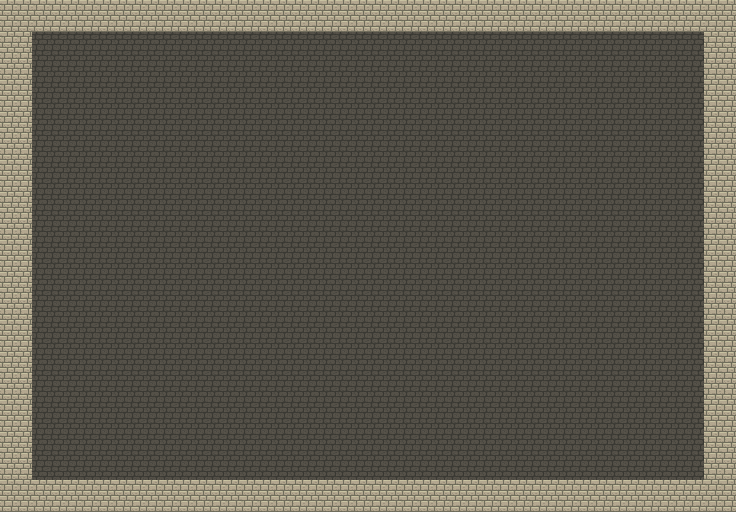

This game map was drawn from its Tiled (.tmx) file and the tilesets committed beside it. A one-line description and the full map source follow:
An orthogonal 46x32 tile map with 16x16 px tiles, 2 tile layers (floor, walls).

<map version="1.0" tiledversion="1.1.4" orientation="orthogonal" renderorder="right-down" width="46" height="32" tilewidth="16" tileheight="16" infinite="0" nextobjectid="1">
 <tileset firstgid="1" name="tiles1" tilewidth="16" tileheight="16" tilecount="64" columns="16">
  <image source="../sprites/tiles1.png" width="256" height="64" />
  <tile id="4">
   <objectgroup draworder="index" />
  </tile>
 </tileset>
 <layer name="floor" width="46" height="32">
  <data encoding="csv">
0,0,0,0,0,0,0,0,0,0,0,0,0,0,0,0,0,0,0,0,0,0,0,0,0,0,0,0,0,0,0,0,0,0,0,0,0,0,0,0,0,0,0,0,0,0,
0,0,0,0,0,0,0,0,0,0,0,0,0,0,0,0,0,0,0,0,0,0,0,0,0,0,0,0,0,0,0,0,0,0,0,0,0,0,0,0,0,0,0,0,0,0,
0,0,2,2,2,2,2,2,2,2,2,2,2,2,2,2,2,2,2,2,2,2,2,2,2,2,2,2,2,2,2,2,2,2,2,2,2,2,2,2,2,2,2,2,0,0,
0,0,2,2,2,2,2,2,2,2,2,2,2,2,2,2,2,2,2,2,2,2,2,2,2,2,2,2,2,2,2,2,2,2,2,2,2,2,2,2,2,2,2,2,0,0,
0,0,2,2,2,2,2,2,2,2,2,2,2,2,2,2,2,2,2,2,2,2,2,2,2,2,2,2,2,2,2,2,2,2,2,2,2,2,2,2,2,2,2,2,0,0,
0,0,2,2,2,2,2,2,2,2,2,2,2,2,2,2,2,2,2,2,2,2,2,2,2,2,2,2,2,2,2,2,2,2,2,2,2,2,2,2,2,2,2,2,0,0,
0,0,2,2,2,2,2,2,2,2,2,2,2,2,2,2,2,2,2,2,2,2,2,2,2,2,2,2,2,2,2,2,2,2,2,2,2,2,2,2,2,2,2,2,0,0,
0,0,2,2,2,2,2,2,2,2,2,2,2,2,2,2,2,2,2,2,2,2,2,2,2,2,2,2,2,2,2,2,2,2,2,2,2,2,2,2,2,2,2,2,0,0,
0,0,2,2,2,2,2,2,2,2,2,2,2,2,2,2,2,2,2,2,2,2,2,2,2,2,2,2,2,2,2,2,2,2,2,2,2,2,2,2,2,2,2,2,0,0,
0,0,2,2,2,2,2,2,2,2,2,2,2,2,2,2,2,2,2,2,2,2,2,2,2,2,2,2,2,2,2,2,2,2,2,2,2,2,2,2,2,2,2,2,0,0,
0,0,2,2,2,2,2,2,2,2,2,2,2,2,2,2,2,2,2,2,2,2,2,2,2,2,2,2,2,2,2,2,2,2,2,2,2,2,2,2,2,2,2,2,0,0,
0,0,2,2,2,2,2,2,2,2,2,2,2,2,2,2,2,2,2,2,2,2,2,2,2,2,2,2,2,2,2,2,2,2,2,2,2,2,2,2,2,2,2,2,0,0,
0,0,2,2,2,2,2,2,2,2,2,2,2,2,2,2,2,2,2,2,2,2,2,2,2,2,2,2,2,2,2,2,2,2,2,2,2,2,2,2,2,2,2,2,0,0,
0,0,2,2,2,2,2,2,2,2,2,2,2,2,2,2,2,2,2,2,2,2,2,2,2,2,2,2,2,2,2,2,2,2,2,2,2,2,2,2,2,2,2,2,0,0,
0,0,2,2,2,2,2,2,2,2,2,2,2,2,2,2,2,2,2,2,2,2,2,2,2,2,2,2,2,2,2,2,2,2,2,2,2,2,2,2,2,2,2,2,0,0,
0,0,2,2,2,2,2,2,2,2,2,2,2,2,2,2,2,2,2,2,2,2,2,2,2,2,2,2,2,2,2,2,2,2,2,2,2,2,2,2,2,2,2,2,0,0,
0,0,2,2,2,2,2,2,2,2,2,2,2,2,2,2,2,2,2,2,2,2,2,2,2,2,2,2,2,2,2,2,2,2,2,2,2,2,2,2,2,2,2,2,0,0,
0,0,2,2,2,2,2,2,2,2,2,2,2,2,2,2,2,2,2,2,2,2,2,2,2,2,2,2,2,2,2,2,2,2,2,2,2,2,2,2,2,2,2,2,0,0,
0,0,2,2,2,2,2,2,2,2,2,2,2,2,2,2,2,2,2,2,2,2,2,2,2,2,2,2,2,2,2,2,2,2,2,2,2,2,2,2,2,2,2,2,0,0,
0,0,2,2,2,2,2,2,2,2,2,2,2,2,2,2,2,2,2,2,2,2,2,2,2,2,2,2,2,2,2,2,2,2,2,2,2,2,2,2,2,2,2,2,0,0,
0,0,2,2,2,2,2,2,2,2,2,2,2,2,2,2,2,2,2,2,2,2,2,2,2,2,2,2,2,2,2,2,2,2,2,2,2,2,2,2,2,2,2,2,0,0,
0,0,2,2,2,2,2,2,2,2,2,2,2,2,2,2,2,2,2,2,2,2,2,2,2,2,2,2,2,2,2,2,2,2,2,2,2,2,2,2,2,2,2,2,0,0,
0,0,2,2,2,2,2,2,2,2,2,2,2,2,2,2,2,2,2,2,2,2,2,2,2,2,2,2,2,2,2,2,2,2,2,2,2,2,2,2,2,2,2,2,0,0,
0,0,2,2,2,2,2,2,2,2,2,2,2,2,2,2,2,2,2,2,2,2,2,2,2,2,2,2,2,2,2,2,2,2,2,2,2,2,2,2,2,2,2,2,0,0,
0,0,2,2,2,2,2,2,2,2,2,2,2,2,2,2,2,2,2,2,2,2,2,2,2,2,2,2,2,2,2,2,2,2,2,2,2,2,2,2,2,2,2,2,0,0,
0,0,2,2,2,2,2,2,2,2,2,2,2,2,2,2,2,2,2,2,2,2,2,2,2,2,2,2,2,2,2,2,2,2,2,2,2,2,2,2,2,2,2,2,0,0,
0,0,2,2,2,2,2,2,2,2,2,2,2,2,2,2,2,2,2,2,2,2,2,2,2,2,2,2,2,2,2,2,2,2,2,2,2,2,2,2,2,2,2,2,0,0,
0,0,2,2,2,2,2,2,2,2,2,2,2,2,2,2,2,2,2,2,2,2,2,2,2,2,2,2,2,2,2,2,2,2,2,2,2,2,2,2,2,2,2,2,0,0,
0,0,2,2,2,2,2,2,2,2,2,2,2,2,2,2,2,2,2,2,2,2,2,2,2,2,2,2,2,2,2,2,2,2,2,2,2,2,2,2,2,2,2,2,0,0,
0,0,2,2,2,2,2,2,2,2,2,2,2,2,2,2,2,2,2,2,2,2,2,2,2,2,2,2,2,2,2,2,2,2,2,2,2,2,2,2,2,2,2,2,0,0,
0,0,0,0,0,0,0,0,0,0,0,0,0,0,0,0,0,0,0,0,0,0,0,0,0,0,0,0,0,0,0,0,0,0,0,0,0,0,0,0,0,0,0,0,0,0,
0,0,0,0,0,0,0,0,0,0,0,0,0,0,0,0,0,0,0,0,0,0,0,0,0,0,0,0,0,0,0,0,0,0,0,0,0,0,0,0,0,0,0,0,0,0
</data>
 </layer>
 <layer name="walls" width="46" height="32">
  <data encoding="csv">
5,5,5,5,5,5,5,5,5,5,5,5,5,5,5,5,5,5,5,5,5,5,5,5,5,5,5,5,5,5,5,5,5,5,5,5,5,5,5,5,5,5,5,5,5,5,
5,5,5,5,5,5,5,5,5,5,5,5,5,5,5,5,5,5,5,5,5,5,5,5,5,5,5,5,5,5,5,5,5,5,5,5,5,5,5,5,5,5,5,5,5,5,
5,5,0,0,0,0,0,0,0,0,0,0,0,0,0,0,0,0,0,0,0,0,0,0,0,0,0,0,0,0,0,0,0,0,0,0,0,0,0,0,0,0,0,0,5,5,
5,5,0,0,0,0,0,0,0,0,0,0,0,0,0,0,0,0,0,0,0,0,0,0,0,0,0,0,0,0,0,0,0,0,0,0,0,0,0,0,0,0,0,0,5,5,
5,5,0,0,0,0,0,0,0,0,0,0,0,0,0,0,0,0,0,0,0,0,0,0,0,0,0,0,0,0,0,0,0,0,0,0,0,0,0,0,0,0,0,0,5,5,
5,5,0,0,0,0,0,0,0,0,0,0,0,0,0,0,0,0,0,0,0,0,0,0,0,0,0,0,0,0,0,0,0,0,0,0,0,0,0,0,0,0,0,0,5,5,
5,5,0,0,0,0,0,0,0,0,0,0,0,0,0,0,0,0,0,0,0,0,0,0,0,0,0,0,0,0,0,0,0,0,0,0,0,0,0,0,0,0,0,0,5,5,
5,5,0,0,0,0,0,0,0,0,0,0,0,0,0,0,0,0,0,0,0,0,0,0,0,0,0,0,0,0,0,0,0,0,0,0,0,0,0,0,0,0,0,0,5,5,
5,5,0,0,0,0,0,0,0,0,0,0,0,0,0,0,0,0,0,0,0,0,0,0,0,0,0,0,0,0,0,0,0,0,0,0,0,0,0,0,0,0,0,0,5,5,
5,5,0,0,0,0,0,0,0,0,0,0,0,0,0,0,0,0,0,0,0,0,0,0,0,0,0,0,0,0,0,0,0,0,0,0,0,0,0,0,0,0,0,0,5,5,
5,5,0,0,0,0,0,0,0,0,0,0,0,0,0,0,0,0,0,0,0,0,0,0,0,0,0,0,0,0,0,0,0,0,0,0,0,0,0,0,0,0,0,0,5,5,
5,5,0,0,0,0,0,0,0,0,0,0,0,0,0,0,0,0,0,0,0,0,0,0,0,0,0,0,0,0,0,0,0,0,0,0,0,0,0,0,0,0,0,0,5,5,
5,5,0,0,0,0,0,0,0,0,0,0,0,0,0,0,0,0,0,0,0,0,0,0,0,0,0,0,0,0,0,0,0,0,0,0,0,0,0,0,0,0,0,0,5,5,
5,5,0,0,0,0,0,0,0,0,0,0,0,0,0,0,0,0,0,0,0,0,0,0,0,0,0,0,0,0,0,0,0,0,0,0,0,0,0,0,0,0,0,0,5,5,
5,5,0,0,0,0,0,0,0,0,0,0,0,0,0,0,0,0,0,0,0,0,0,0,0,0,0,0,0,0,0,0,0,0,0,0,0,0,0,0,0,0,0,0,5,5,
5,5,0,0,0,0,0,0,0,0,0,0,0,0,0,0,0,0,0,0,0,0,0,0,0,0,0,0,0,0,0,0,0,0,0,0,0,0,0,0,0,0,0,0,5,5,
5,5,0,0,0,0,0,0,0,0,0,0,0,0,0,0,0,0,0,0,0,0,0,0,0,0,0,0,0,0,0,0,0,0,0,0,0,0,0,0,0,0,0,0,5,5,
5,5,0,0,0,0,0,0,0,0,0,0,0,0,0,0,0,0,0,0,0,0,0,0,0,0,0,0,0,0,0,0,0,0,0,0,0,0,0,0,0,0,0,0,5,5,
5,5,0,0,0,0,0,0,0,0,0,0,0,0,0,0,0,0,0,0,0,0,0,0,0,0,0,0,0,0,0,0,0,0,0,0,0,0,0,0,0,0,0,0,5,5,
5,5,0,0,0,0,0,0,0,0,0,0,0,0,0,0,0,0,0,0,0,0,0,0,0,0,0,0,0,0,0,0,0,0,0,0,0,0,0,0,0,0,0,0,5,5,
5,5,0,0,0,0,0,0,0,0,0,0,0,0,0,0,0,0,0,0,0,0,0,0,0,0,0,0,0,0,0,0,0,0,0,0,0,0,0,0,0,0,0,0,5,5,
5,5,0,0,0,0,0,0,0,0,0,0,0,0,0,0,0,0,0,0,0,0,0,0,0,0,0,0,0,0,0,0,0,0,0,0,0,0,0,0,0,0,0,0,5,5,
5,5,0,0,0,0,0,0,0,0,0,0,0,0,0,0,0,0,0,0,0,0,0,0,0,0,0,0,0,0,0,0,0,0,0,0,0,0,0,0,0,0,0,0,5,5,
5,5,0,0,0,0,0,0,0,0,0,0,0,0,0,0,0,0,0,0,0,0,0,0,0,0,0,0,0,0,0,0,0,0,0,0,0,0,0,0,0,0,0,0,5,5,
5,5,0,0,0,0,0,0,0,0,0,0,0,0,0,0,0,0,0,0,0,0,0,0,0,0,0,0,0,0,0,0,0,0,0,0,0,0,0,0,0,0,0,0,5,5,
5,5,0,0,0,0,0,0,0,0,0,0,0,0,0,0,0,0,0,0,0,0,0,0,0,0,0,0,0,0,0,0,0,0,0,0,0,0,0,0,0,0,0,0,5,5,
5,5,0,0,0,0,0,0,0,0,0,0,0,0,0,0,0,0,0,0,0,0,0,0,0,0,0,0,0,0,0,0,0,0,0,0,0,0,0,0,0,0,0,0,5,5,
5,5,0,0,0,0,0,0,0,0,0,0,0,0,0,0,0,0,0,0,0,0,0,0,0,0,0,0,0,0,0,0,0,0,0,0,0,0,0,0,0,0,0,0,5,5,
5,5,0,0,0,0,0,0,0,0,0,0,0,0,0,0,0,0,0,0,0,0,0,0,0,0,0,0,0,0,0,0,0,0,0,0,0,0,0,0,0,0,0,0,5,5,
5,5,0,0,0,0,0,0,0,0,0,0,0,0,0,0,0,0,0,0,0,0,0,0,0,0,0,0,0,0,0,0,0,0,0,0,0,0,0,0,0,0,0,0,5,5,
5,5,5,5,5,5,5,5,5,5,5,5,5,5,5,5,5,5,5,5,5,5,5,5,5,5,5,5,5,5,5,5,5,5,5,5,5,5,5,5,5,5,5,5,5,5,
5,5,5,5,5,5,5,5,5,5,5,5,5,5,5,5,5,5,5,5,5,5,5,5,5,5,5,5,5,5,5,5,5,5,5,5,5,5,5,5,5,5,5,5,5,5
</data>
 </layer>
</map>
